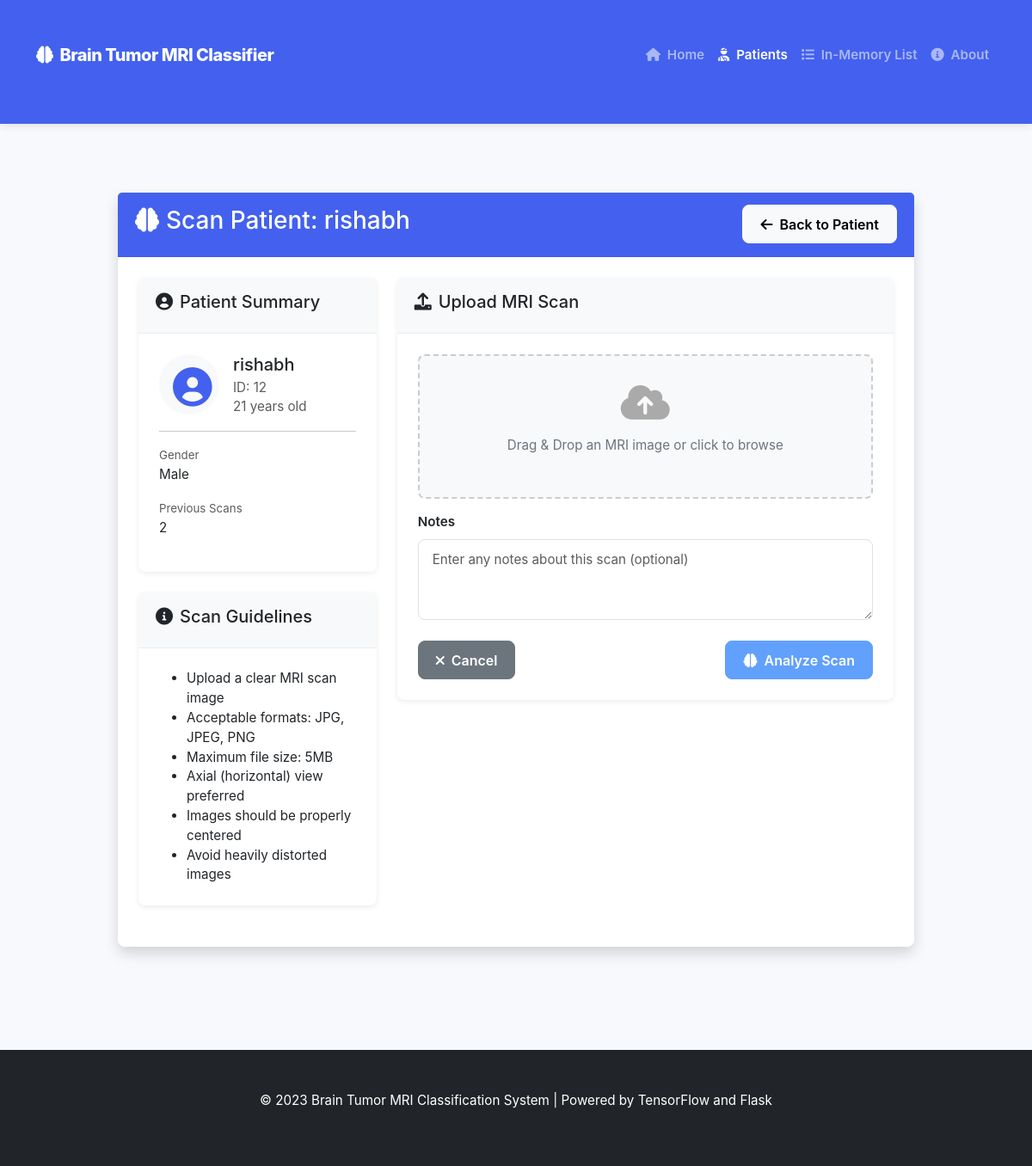
Page /patients/12/scan on the committed database.
### tables this page shows
CREATE TABLE patients (
            id INTEGER PRIMARY KEY AUTOINCREMENT,
            name TEXT NOT NULL,
            age INTEGER NOT NULL,
            gender TEXT NOT NULL,
            contact TEXT,
            email TEXT,
            address TEXT,
            medical_history TEXT,
            created_at TIMESTAMP DEFAULT CURRENT_TIMESTAMP
        );

### app.py (the view, shortened to what this page needs)
@app.route('/patients/<int:patient_id>/scan', methods=['GET', 'POST'])
def scan_patient(patient_id):
    if not patient_module_loaded or not model_loaded:
        flash("Required functionality is not available.")
        return redirect(url_for('index'))
    patient = get_patient(patient_id)
    if not patient:
        flash("Patient not found.")
        return redirect(url_for('patients'))
    previous_scans = get_patient_scans(patient_id)
    return render_template('scan_form.html', patient=patient, previous_scans=previous_scans)

### app.py (called while the page is built)
@app.context_processor
def utility_functions():
    def path_exists(path):
        return os.path.exists(path)
    return dict(path_exists=path_exists)

### app/models/patient.py (called while the page is built)
def get_patient(patient_id):
    conn = None
    try:
        conn = sqlite3.connect(DB_PATH)
        conn.row_factory = sqlite3.Row
        cursor = conn.cursor()
        cursor.execute('SELECT * FROM patients WHERE id = ?', (patient_id,))
        patient = cursor.fetchone()
        if patient:
            return dict(patient)
        return None
    except Exception as e:
        logger.error(f"Error retrieving patient {patient_id}: {e}")
        return None
    finally:
        if conn:
            conn.close()

def get_patient_scans(patient_id):
    conn = None
    try:
        conn = sqlite3.connect(DB_PATH)
        conn.row_factory = sqlite3.Row
        cursor = conn.cursor()
        cursor.execute('SELECT * FROM scans WHERE patient_id = ? ORDER BY scan_date DESC', (patient_id,))
        scans = cursor.fetchall()
        return [dict(scan) for scan in scans]
    except Exception as e:
        logger.error(f"Error retrieving scans for patient {patient_id}: {e}")
        return []
    finally:
        if conn:
            conn.close()

### app/templates/scan_form.html (shortened to what this page needs)
{% extends 'base.html' %}
{% block content %}
<div class="container mt-5">
    <div class="row">
        <div class="col-md-10 mx-auto">
            <div class="card shadow">
                <div class="card-header bg-primary text-white d-flex justify-content-between align-items-center">
                    <h3><i class="fas fa-brain me-2"></i>Scan Patient: {{ patient.name }}</h3>
                    <a href="{{ url_for('patient_detail', patient_id=patient.id) }}" class="btn btn-light">
                        <i class="fas fa-arrow-left me-1"></i> Back to Patient
                    </a>
                </div>
                <div class="card-body">
                    <div class="row">
                        <div class="col-md-4">
                            <div class="card mb-4">
                                <div class="card-header bg-light">
                                    <h5><i class="fas fa-user-circle me-2"></i>Patient Summary</h5>
                                </div>
                                <div class="card-body">
                                    <div class="d-flex mb-3">
                                        <div class="flex-shrink-0">
                                            <div class="rounded-circle bg-light p-3 text-center" style="width: 70px; height: 70px;">
                                                <i class="fas fa-user-circle fa-3x text-primary"></i>
                                            </div>
                                        </div>
                                        <div class="flex-grow-1 ms-3">
                                            <h5 class="mb-1">{{ patient.name }}</h5>
                                            <p class="text-muted mb-0">ID: {{ patient.id }}</p>
                                            <p class="text-muted mb-0">{{ patient.age }} years old</p>
                                        </div>
                                    </div>
                                    <hr>
                                    <div class="mb-2">
                                        <small class="text-muted">Gender</small>
                                        <p>{{ patient.gender }}</p>
                                    </div>
                                    {% if previous_scans|length > 0 %}
                                    <div class="mb-2">
                                        <small class="text-muted">Previous Scans</small>
                                        <p>{{ previous_scans|length }}</p>
                                    </div>
                                    {% endif %}
                                </div>
                            </div>
                            <div class="card">
                                <div class="card-header bg-light">
                                    <h5><i class="fas fa-info-circle me-2"></i>Scan Guidelines</h5>
                                </div>
                                <div class="card-body">
                                    <ul class="mb-0">
                                        <li>Upload a clear MRI scan image</li>
                                        <li>Acceptable formats: JPG, JPEG, PNG</li>
                                        <li>Maximum file size: 5MB</li>
                                        <li>Axial (horizontal) view preferred</li>
                                        <li>Images should be properly centered</li>
                                        <li>Avoid heavily distorted images</li>
                                    </ul>
                                </div>
                            </div>
                        </div>
                        <div class="col-md-8">
                            <div class="card">
                                <div class="card-header bg-light">
                                    <h5><i class="fas fa-upload me-2"></i>Upload MRI Scan</h5>
                                </div>
                                <div class="card-body">
                                    <form action="{{ url_for('scan_patient', patient_id=patient.id) }}" method="post" enctype="multipart/form-data">
                                        <div class="mb-3">
                                            <div class="upload-area" id="uploadArea">
                                                <i class="fas fa-cloud-upload-alt fa-3x mb-3"></i>
                                                <p>Drag & Drop an MRI image or click to browse</p>
                                            </div>
                                        </div>
                                        <div class="mb-4">
                                            <label for="scan_notes" class="form-label">Notes</label>
                                            <textarea class="form-control" id="scan_notes" name="scan_notes" rows="3" placeholder="Enter any notes about this scan (optional)"></textarea>
                                        </div>
                                        <div class="d-flex justify-content-between">
                                            <a href="{{ url_for('patient_detail', patient_id=patient.id) }}" class="btn btn-secondary">
                                                <i class="fas fa-times me-1"></i> Cancel
                                            </a>
                                            <button type="submit" class="btn btn-primary" id="analyzeBtn" disabled>
                                                <i class="fas fa-brain me-1"></i> Analyze Scan
                                            </button>
                                        </div>
                                    </form>
                                </div>
                            </div>
                        </div>
                    </div>
                </div>
            </div>
        </div>
    </div>
</div>
{% endblock %}

### app/static/css/style.css (style rules this page uses)
:root { --primary-color: #4361ee; --secondary-color: #3f37c9; --success-color: #4cc9f0; --danger-color: #f72585; --warning-color: #ffbe0b; --info-color: #4895ef; --light-color: #f8f9fa; --dark-color: #212529; --border-radius: 0.5rem; --box-shadow: 0 0.5rem 1rem rgba(0, 0, 0, 0.15); }
body { font-family: 'Nunito', -apple-system, BlinkMacSystemFont, 'Segoe UI', Roboto, 'Helvetica Neue', Arial, sans-serif; background-color: #f7f9fc; color: #444; font-size: 0.95rem; }
.card { border: none; box-shadow: 0 2px 6px rgba(0, 0, 0, 0.08); border-radius: var(--border-radius); margin-bottom: 1.5rem; transition: all 0.2s ease; }
.card-header { padding: 1rem 1.25rem; border-bottom: 1px solid rgba(0, 0, 0, 0.05); font-weight: 600; }
.card-body { padding: 1.5rem; }
.card-header .btn { margin-top: -0.25rem; margin-bottom: -0.25rem; }
.container { padding-top: 2rem; padding-bottom: 3rem; }
.form-label { font-weight: 600; margin-bottom: 0.5rem; }
.form-control { border-radius: var(--border-radius); padding: 0.75rem 1rem; border: 1px solid #e0e0e0; font-size: 0.95rem; }
.upload-area { border: 2px dashed #ccc; border-radius: var(--border-radius); padding: 2rem; text-align: center; cursor: pointer; transition: all 0.3s ease; background-color: #f8f9fa; }
.upload-area i { color: #aaa; transition: all 0.3s ease; }
.upload-area p { margin-bottom: 0; color: #6c757d; }
.btn { font-weight: 600; padding: 0.6rem 1.25rem; border-radius: var(--border-radius); transition: all 0.2s; }
.btn-primary { background-color: var(--primary-color); border-color: var(--primary-color); }
.text-primary { color: var(--primary-color) !important; }
.bg-primary { background-color: var(--primary-color) !important; }
.bg-light { background-color: var(--light-color) !important; }

### rows in the picture
patients: name "rishabh", id "12", age "21", gender "Male"

### other values in the picture
{{ previous_scans|length }} "2"
